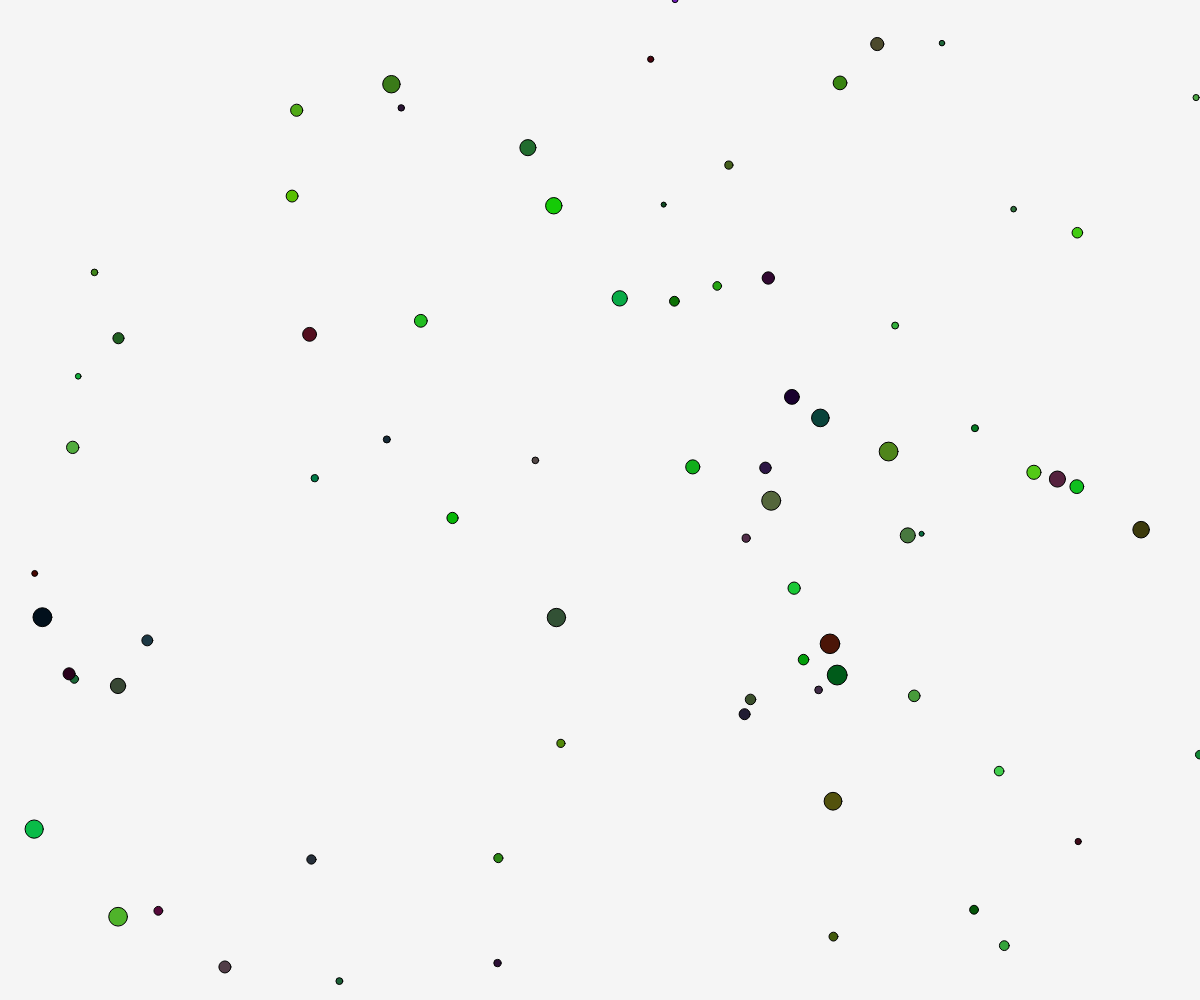
Frame 1 (no input)
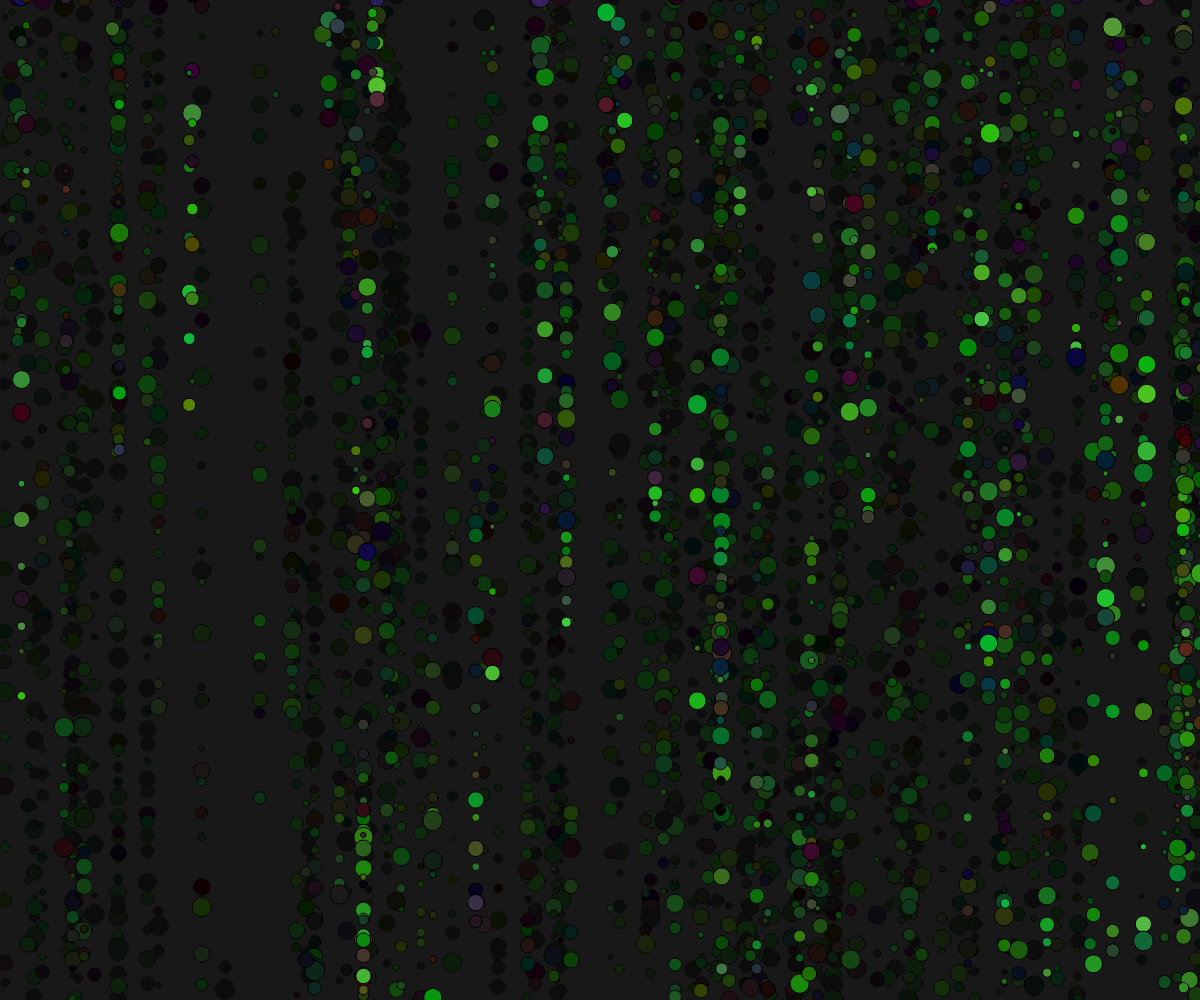
Frame 60 (no input)
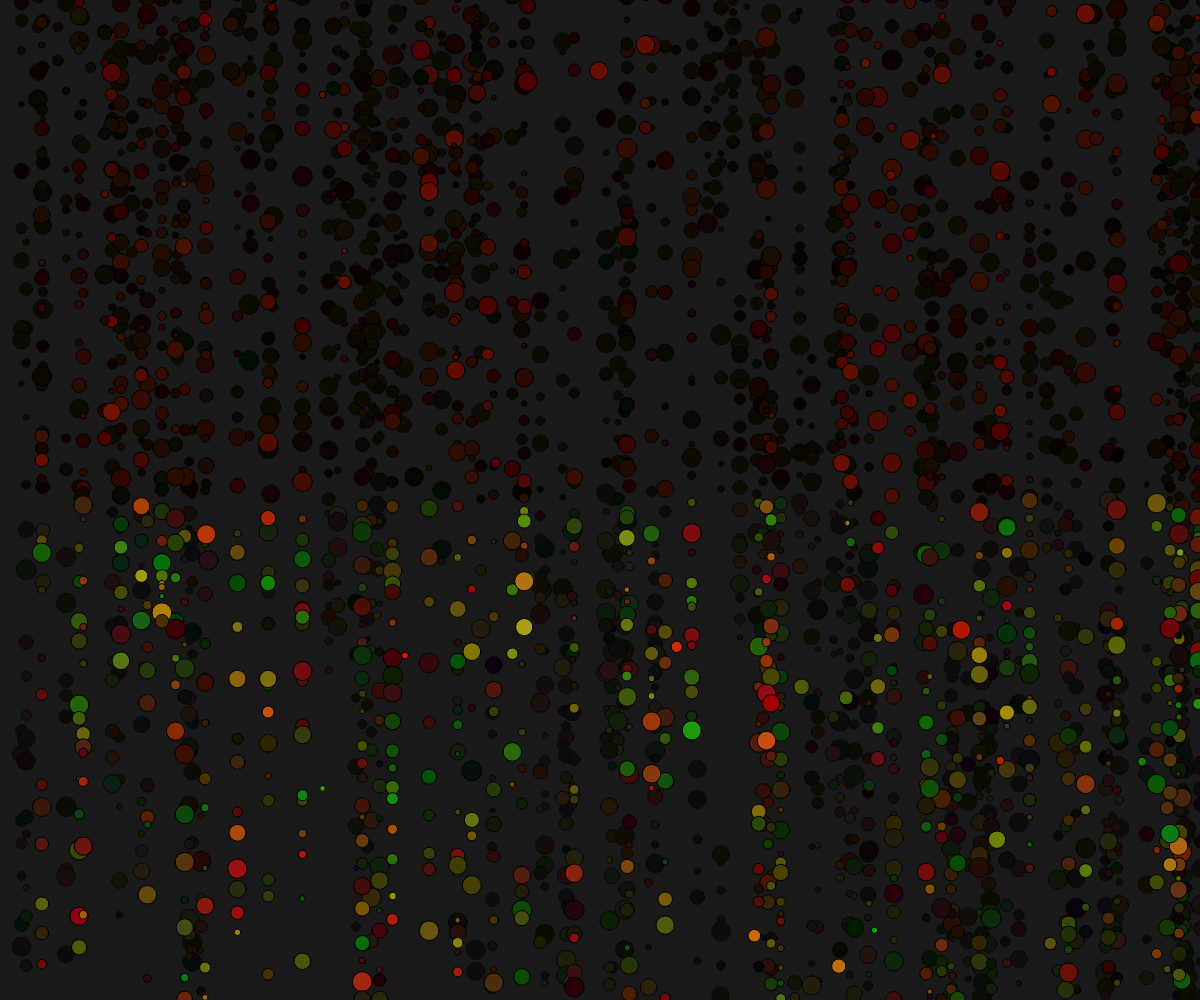
Frame 120 (the mouse pressed at the canvas centre since frame 60)

The p5.js sketch that drew these frames (run headless with seeded random() and noise() and a simulated clock; from frame 60 on, the mouse is pressed at the canvas centre):

// p5.js sketch
// ── sketch.js
var mouseX=0;
var mouseY=0;

let SLIDERPOS = 0;

let posX=[];
let posY=[];
let generations=80;
let threshold = mouseY;

let color1Aa, color1Ab, color1Ac;
let color1Ba, color1Bb, color1Bc;



function setup() {
  createCanvas(windowWidth, windowHeight);
  color1Aa = random(0,255);
  color1Ab = random(0,255);
  color1Ac = random(0,255);
  color1Ba = random(0,255);
  color1Bb = random(0,255);
  color1Bc = random(0,255);
  
  for (let i = 0; i < generations; i++) {
    posX[i] = random(width);
    posY[i] = random(height);
  }
}
function mousePressed() {
  fill(255);
  ellipse(mouseX, mouseY, 2500);
  color1Aa = random(0,255);
  color1Ab = random(0,255);
  color1Ac = random(0,255);
  color1Ba = random(0,255);
  color1Bb = random(0,255);
  color1Bc = random(0,255);
}

function draw() {
  threshold = mouseY;
  
  background(0,10);

    for (let i=0; i<generations; i++){
      posY[i] += random(1, 5 + i); // jede Generation etwas schneller

    if (posY[i] > height) {
      posY[i] = -20;
      posX[i] = random(width);
    }


    if (generations%6==0){
      fill("green");
    }
    else if(generations%5==0){
      fill("purple");
    }
    else if(generations%4==0){
      fill("orange");
    }
    else if(generations%3==0){
      fill("red");
    }
    else if(generations%2==0){
      fill("blue");
    }
    else{
      fill("yellow");
    }

    console.log(i);

  

  //----------- Code für Generationen ------------
  posY[i]=posY[i]+random(1,20); //Tempo nach unten

  if (posY[i]>height){
    posY[i]=-50;
  }
  if (posY[i] <threshold){
    fill(random(color1Aa),random(color1Ab),random(color1Ac));
  }
  else{
    fill(random(color1Ba),random(color1Bb),random(color1Bc));
  }
  if(frameCount%40== 0){
    posX[i]+=random(0,windowWidth);
  }
  
ellipse(posX[i], posY[i], random(5, 20));
}




}
